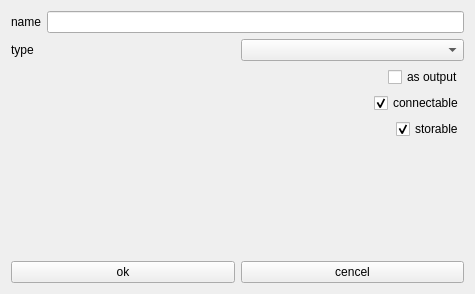
<?xml version="1.0" encoding="UTF-8"?>
<ui version="4.0">
 <class>AddDynamicPlugWidget</class>
 <widget class="QWidget" name="AddDynamicPlugWidget">
  <property name="windowModality">
   <enum>Qt::WindowModal</enum>
  </property>
  <property name="geometry">
   <rect>
    <x>0</x>
    <y>0</y>
    <width>475</width>
    <height>294</height>
   </rect>
  </property>
  <property name="windowTitle">
   <string>add dynamic plug</string>
  </property>
  <layout class="QGridLayout" name="gridLayout">
   <item row="3" column="0">
    <layout class="QHBoxLayout" name="horizontalLayout_3">
     <item>
      <spacer name="horizontalSpacer_2">
       <property name="orientation">
        <enum>Qt::Horizontal</enum>
       </property>
       <property name="sizeHint" stdset="0">
        <size>
         <width>40</width>
         <height>20</height>
        </size>
       </property>
      </spacer>
     </item>
     <item>
      <widget class="QCheckBox" name="checkBoxConnectable">
       <property name="text">
        <string>connectable</string>
       </property>
       <property name="checked">
        <bool>true</bool>
       </property>
      </widget>
     </item>
    </layout>
   </item>
   <item row="0" column="0">
    <layout class="QVBoxLayout" name="verticalLayout">
     <item>
      <layout class="QHBoxLayout" name="horizontalLayout">
       <item>
        <widget class="QLabel" name="label">
         <property name="text">
          <string>name</string>
         </property>
        </widget>
       </item>
       <item>
        <widget class="QLineEdit" name="lineEditPlugName"/>
       </item>
      </layout>
     </item>
    </layout>
   </item>
   <item row="5" column="0">
    <spacer name="verticalSpacer">
     <property name="orientation">
      <enum>Qt::Vertical</enum>
     </property>
     <property name="sizeHint" stdset="0">
      <size>
       <width>20</width>
       <height>40</height>
      </size>
     </property>
    </spacer>
   </item>
   <item row="6" column="0">
    <layout class="QHBoxLayout" name="horizontalLayout_5">
     <item>
      <widget class="QPushButton" name="pushButtonOk">
       <property name="text">
        <string>ok</string>
       </property>
      </widget>
     </item>
     <item>
      <widget class="QPushButton" name="pushButtonCencel">
       <property name="text">
        <string>cencel</string>
       </property>
      </widget>
     </item>
    </layout>
   </item>
   <item row="1" column="0">
    <layout class="QHBoxLayout" name="horizontalLayout_4">
     <item>
      <widget class="QLabel" name="label_4">
       <property name="text">
        <string>type</string>
       </property>
      </widget>
     </item>
     <item>
      <widget class="QComboBox" name="comboBoxPlugType"/>
     </item>
    </layout>
   </item>
   <item row="2" column="0">
    <layout class="QHBoxLayout" name="horizontalLayout_2">
     <item>
      <spacer name="horizontalSpacer">
       <property name="orientation">
        <enum>Qt::Horizontal</enum>
       </property>
       <property name="sizeHint" stdset="0">
        <size>
         <width>40</width>
         <height>20</height>
        </size>
       </property>
      </spacer>
     </item>
     <item>
      <widget class="QCheckBox" name="checkBoxASOutput">
       <property name="text">
        <string>as output</string>
       </property>
      </widget>
     </item>
    </layout>
   </item>
   <item row="4" column="0">
    <layout class="QHBoxLayout" name="horizontalLayout_6">
     <item>
      <spacer name="horizontalSpacer_3">
       <property name="orientation">
        <enum>Qt::Horizontal</enum>
       </property>
       <property name="sizeHint" stdset="0">
        <size>
         <width>40</width>
         <height>20</height>
        </size>
       </property>
      </spacer>
     </item>
     <item>
      <widget class="QCheckBox" name="checkBoxStorable">
       <property name="text">
        <string>storable</string>
       </property>
       <property name="checked">
        <bool>true</bool>
       </property>
      </widget>
     </item>
    </layout>
   </item>
  </layout>
 </widget>
 <resources/>
 <connections/>
</ui>
